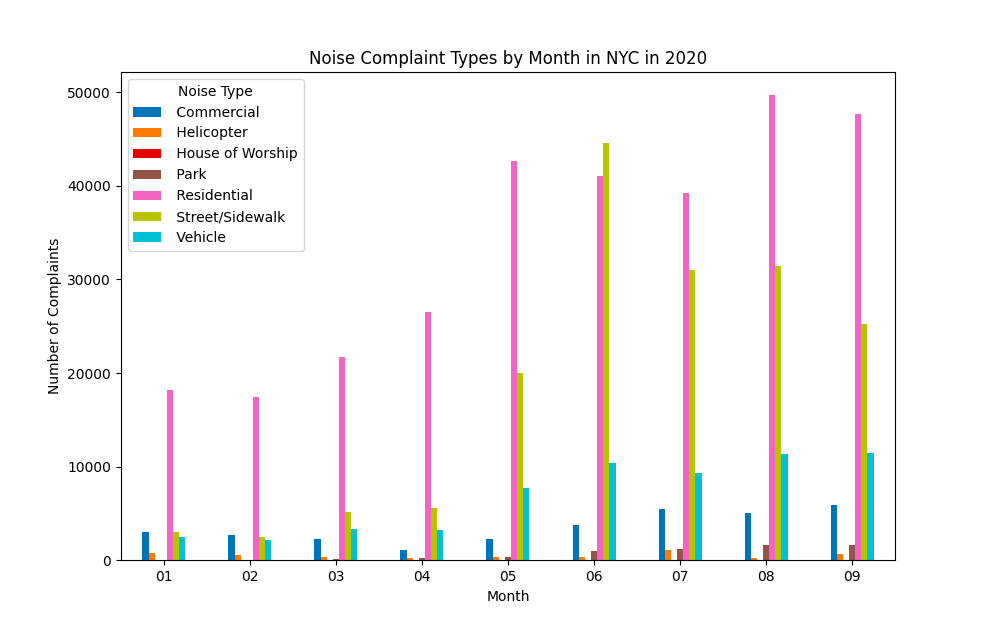

The Python source for this figure:
import pandas as pd 
import matplotlib.pyplot as plt

"""
Function that finds and counts the different noise complaint types and returns a pivot table  
"""
def find_noise_complaint_types(df):

    complaint_type = df.iloc[:,5]

    #filter complaint types to be those that contain the word 'noise'
    noise_complaints = df[complaint_type.str.contains("noise", case=False, na=False)]

    #extract types of noise complaints and add to data frame 
    df['Noise Type'] = noise_complaints.iloc[:, 5].str.split("-").str[1]

    #count how many times a noise complaint occurs per month 
    df['Month'] = df.iloc[:,2].str.split("/").str[0] #month that complaint is filed 
    noise_by_month = df.groupby(['Month', 'Noise Type']).size().reset_index(name="Count")

    #create a pivot table from the data frame using pandas 
    table = noise_by_month.pivot_table(index= 'Month', columns= 'Noise Type', values='Count', fill_value=0)
    return table

def noise_plot(pivot_table):

    #plot pivot table 
    pivot_table.plot(kind='bar', stacked=False, colormap='tab10')

    plt.title('Noise Complaint Types by Month in NYC in 2020')
    plt.xlabel('Month')
    plt.ylabel('Number of Complaints')
    plt.xticks(rotation=0)
    plt.legend(title="Noise Type")

    plt.show()



def main():
    

    #filter them based on type 

    #collect data by month 

    df = pd.read_csv('filtered_2020.csv')
    
    #filter complaints by noise complaint type and month occured 
    noise_by_month = find_noise_complaint_types(df)

    #generate plot 
    noise_plot(noise_by_month)

    
if __name__ == "__main__":
    main()
